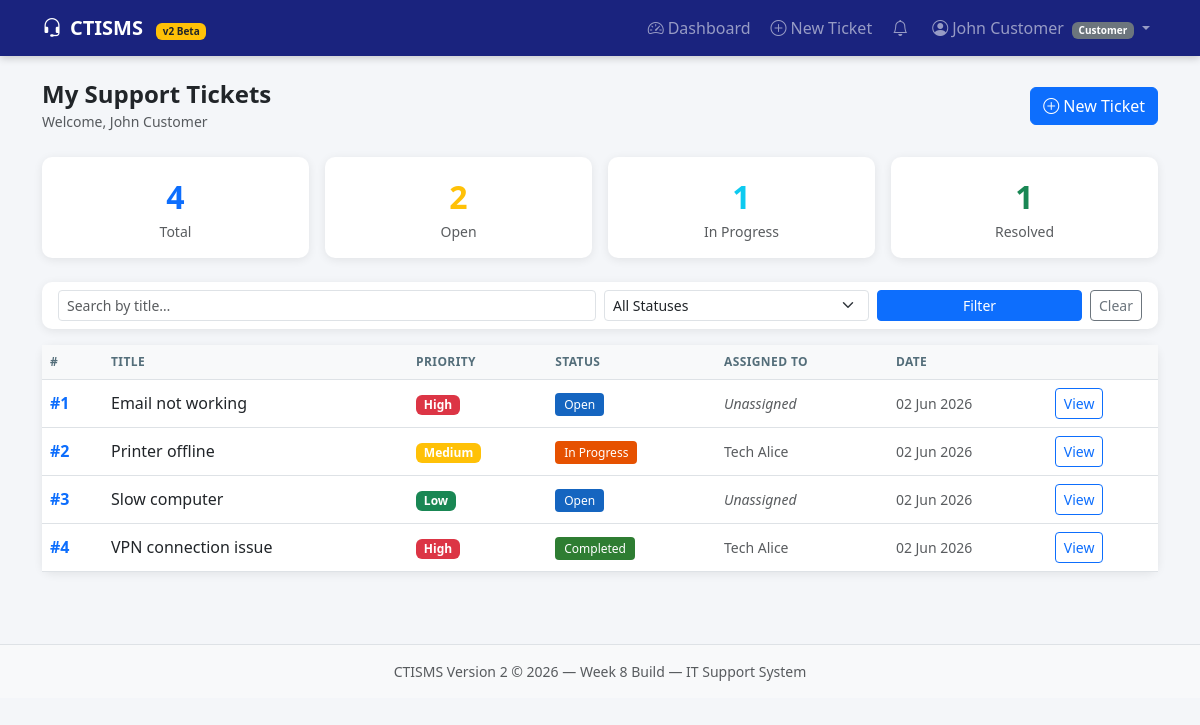
The page /customer_dashboard.php (signed in) on the database its author committed.
### tables this page shows
CREATE TABLE `tickets` (
  `id`            INT          NOT NULL AUTO_INCREMENT,
  `title`         VARCHAR(255) NOT NULL,
  `description`   TEXT         NOT NULL,
  `status`        ENUM('Open','In Progress','Awaiting Parts','Completed','Closed')
                  NOT NULL DEFAULT 'Open',
  `priority`      ENUM('Low','Medium','High') NOT NULL DEFAULT 'Medium',
  `customer_id`   INT          NOT NULL,
  `technician_id` INT          DEFAULT NULL,
  `created_at`    DATETIME     NOT NULL DEFAULT CURRENT_TIMESTAMP,
  `updated_at`    DATETIME     NOT NULL DEFAULT CURRENT_TIMESTAMP ON UPDATE CURRENT_TIMESTAMP,
  PRIMARY KEY (`id`),
  KEY `customer_id`   (`customer_id`),
  KEY `technician_id` (`technician_id`)
);

CREATE TABLE `users` (
  `id`         INT          NOT NULL AUTO_INCREMENT,
  `name`       VARCHAR(100) NOT NULL,
  `email`      VARCHAR(150) NOT NULL,
  `password`   VARCHAR(255) NOT NULL,
  `role`       ENUM('customer','technician','admin') NOT NULL DEFAULT 'customer',
  `created_at` DATETIME     NOT NULL DEFAULT CURRENT_TIMESTAMP,
  PRIMARY KEY (`id`),
  UNIQUE KEY `email` (`email`)
);

### includes/auth.php (called while the page is built, shortened)
<?php
function userName(): string {
    return $_SESSION['user_name'] ?? '';
}
function e(mixed $v): string {
    return htmlspecialchars((string)($v ?? ''), ENT_QUOTES, 'UTF-8');
}

### customer_dashboard.php (the view, shortened to what this page needs)
<?php
require_once 'includes/auth.php';
$db  = getDB();
$uid = userId();
$search   = trim($_GET['search']   ?? '');
$sql    = "SELECT t.*, u.name AS tech_name
           FROM tickets t LEFT JOIN users u ON u.id=t.technician_id
           WHERE t.customer_id=?";
$params = [$uid];
$sql .= " ORDER BY t.created_at DESC";
$stmt = $db->prepare($sql);
$stmt->execute($params);
$tickets = $stmt->fetchAll();
$total = count($tickets);
$open  = count(array_filter($tickets, fn($t)=>$t['status']==='Open'));
$inpg  = count(array_filter($tickets, fn($t)=>$t['status']==='In Progress'));
$done  = count(array_filter($tickets, fn($t)=>in_array($t['status'],['Completed','Closed'])));
function sBadge(string $s): string {
    $map=['Open'=>'badge-open','In Progress'=>'badge-inprog',
          'Awaiting Parts'=>'badge-awaiting','Completed'=>'badge-completed','Closed'=>'badge-closed'];
    return '<span class="'.($map[$s]??'badge-open').'">'.htmlspecialchars($s).'</span>';
}
include 'includes/header.php';
?>
<div class="d-flex justify-content-between align-items-center mb-4">
  <div>
    <h4 class="fw-bold mb-0">My Support Tickets</h4>
    <small class="text-muted">Welcome, <?= e(userName()) ?></small>
  </div>
  <a href="/ctisms_v2/create_ticket.php" class="btn btn-primary">
    <i class="bi bi-plus-circle me-1"></i>New Ticket
  </a>
</div>
<div class="row g-3 mb-4">
  <?php foreach ([['Total',$total,'primary'],['Open',$open,'warning'],
                  ['In Progress',$inpg,'info'],['Resolved',$done,'success']] as [$lbl,$val,$c]): ?>
  <div class="col-6 col-md-3">
    <div class="card text-center p-3">
      <div class="fs-2 fw-bold text-<?= $c ?>"><?= $val ?></div>
      <div class="text-muted small"><?= $lbl ?></div>
    </div>
  </div>
  <?php endforeach; ?>
</div>
<div class="card mb-3">
  <div class="card-body py-2">
    <form method="GET" class="row g-2 align-items-center">
      <div class="col-md-6">
        <input type="text" name="search" id="liveSearch" class="form-control form-control-sm"
               placeholder="Search by title…" value="<?= e($search) ?>">
      </div>
      <div class="col-md-3">
        <select name="status" class="form-select form-select-sm">
          <option value="">All Statuses</option>
        </select>
      </div>
      <div class="col-md-3 d-flex gap-2">
        <button type="submit" class="btn btn-primary btn-sm flex-grow-1">Filter</button>
        <a href="/ctisms_v2/customer_dashboard.php" class="btn btn-outline-secondary btn-sm">Clear</a>
      </div>
    </form>
  </div>
</div>
<div class="card">
  <div class="card-body p-0">
    <?php if (empty($tickets)): ?>
    <div class="text-center py-5 text-muted">
      <i class="bi bi-inbox fs-1 d-block mb-2 opacity-25"></i>
      No tickets found. <a href="/ctisms_v2/create_ticket.php">Submit one →</a>
    </div>
    <?php else: ?>
    <div class="table-responsive">
      <table class="table table-hover mb-0">
        <thead>
          <tr>
            <th>#</th><th>Title</th><th>Priority</th>
            <th>Status</th><th>Assigned To</th><th>Date</th><th></th>
          </tr>
        </thead>
        <tbody>
        <?php foreach($tickets as $t): ?>
          <tr>
            <td class="text-primary fw-bold">#<?= $t['id'] ?></td>
            <td><?= e($t['title']) ?></td>
            <td>
              <?php
              $pc=['High'=>'danger','Medium'=>'warning','Low'=>'success'];
              echo '<span class="badge bg-'.($pc[$t['priority']]??'secondary').'">'
                   .e($t['priority']).'</span>';
              ?>
            </td>
            <td><?= sBadge($t['status']) ?></td>
            <td class="text-muted small">
              <?= $t['tech_name'] ? e($t['tech_name']) : '<em>Unassigned</em>' ?>
            </td>
            <td class="text-muted small"><?= date('d M Y',strtotime($t['created_at'])) ?></td>
            <td>
              <a href="/ctisms_v2/view_ticket.php?id=<?= $t['id'] ?>"
                 class="btn btn-sm btn-outline-primary">View</a>
            </td>
          </tr>
        <?php endforeach; ?>
        </tbody>
      </table>
    </div>
    <?php endif; ?>
  </div>
</div>
<?php include 'includes/footer.php'; ?>

### assets/css/style.css (style rules this page uses)
body { background:#f4f6f9; font-family:'Segoe UI',Arial,sans-serif; }
.card { border:none; border-radius:10px; box-shadow:0 2px 10px rgba(0,0,0,0.08); }
.badge-open { background:#1565c0; color:#fff; padding:3px 9px; border-radius:4px; font-size:12px; }
.badge-inprog { background:#e65100; color:#fff; padding:3px 9px; border-radius:4px; font-size:12px; }
.badge-completed { background:#2e7d32; color:#fff; padding:3px 9px; border-radius:4px; font-size:12px; }
.table th { font-size:12px; text-transform:uppercase; letter-spacing:.4px; color:#546e7a; background:#f8f9fa; }
.table td { vertical-align:middle; }

### rows shown on the page
tickets: id "1", title "Email not working", priority "High", status "Open", shows "Unassigned", created_at "02 Jun 2026"
tickets: id "2", title "Printer offline", priority "Medium", status "In Progress", users.name "Tech Alice", created_at "02 Jun 2026"
tickets: id "3", title "Slow computer", priority "Low", status "Open", shows "Unassigned", created_at "02 Jun 2026"
tickets: id "4", title "VPN connection issue", priority "High", status "Completed", users.name "Tech Alice", created_at "02 Jun 2026"

### other values the page prints
userName() "John Customer"
userRole() "Customer"
$val "4"
$lbl "Total"
$val "2"
$lbl "Open"
$val "1"
$lbl "In Progress"
$lbl "Resolved"
